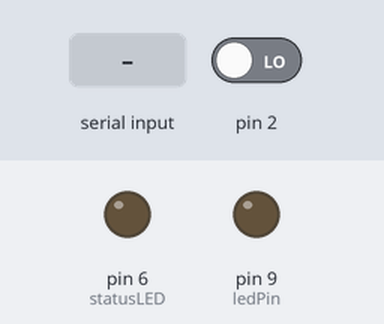
This sketch was run on a simulated Arduino Uno, built with avr-gcc and run on an emulated ATmega328P. On the bench: output pins drawn as LEDs (lit = HIGH). The inputs (shaded band) are chosen by the test bench; at power-on: pin 2 LOW. What the sketch prints to the serial monitor is not drawn.

Above: at 1.2 s.
1.3 s: "1" received over Serial
At 1.6 s:
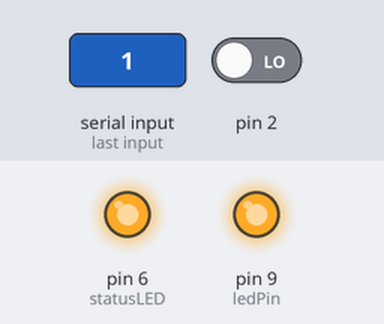
2.8 s: "0" received over Serial
At 4.1 s:
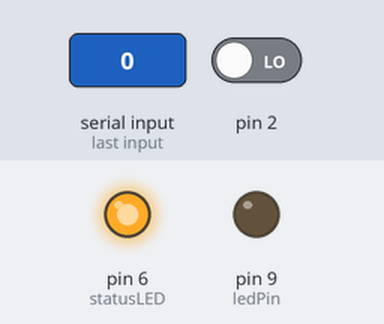
Timing chart, 0 to 5.8 s (numbered marks = the images above; inputs shaded):
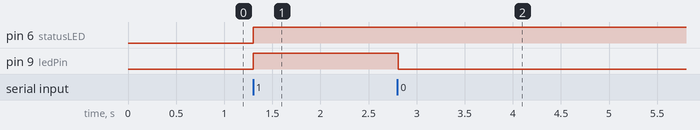

Measured:
- after the input at 1.3 s, pin 6 (statusLED), pin 9 (ledPin): LOW → HIGH at once
- after the input at 2.8 s, pin 9 (ledPin): HIGH → LOW at once

The sketch:

master.ino
```cpp
/*
 * How to configure and pair two HC-05 Bluetooth Modules
 * by Dejan Nedelkovski, www.HowToMechatronics.com
 *
 *                 == MASTER CODE ==
 */

#define ledPin 9 //
#define statusLED 6
int state = 0;
int pot = 0;
int trans_status = 0;
void setup() {
  pinMode(ledPin, OUTPUT);
  pinMode(statusLED, OUTPUT);
  //digitalWrite(ledPin, LOW);
  Serial.begin(38400); // Default communication rate of the Bluetooth module
}

void loop() {
 if(Serial.available() > 0){ // Checks whether data is comming from the serial port
    trans_status = 1;
    state = Serial.read(); // Reads the data from the serial port
 }
 if(trans_status)
 digitalWrite(statusLED, HIGH);
 // Controlling the LED
//Serial.print(state,DEC);
//Serial.print('\n');
 if (state == '1') {
// if (trans_status == 1) {
  digitalWrite(ledPin, HIGH); // LED ON
  state = 0;
 }
 else if (state == '0') {
//else if (trans_status == 0) {
  digitalWrite(ledPin, LOW); // LED OFF
  state = 0;
 }
 // Reading the potentiometer
 pot = digitalRead(2);
 //int potValueMapped = map(potValue, 0, 1023, 0, 255);

 if(pot){
 Serial.write('1'); // Sends potValue to servo motor
// Serial.print('\n');
}
 else{
 Serial.write('0');
// Serial.print('\n');
}
 delay(10);

}
```
